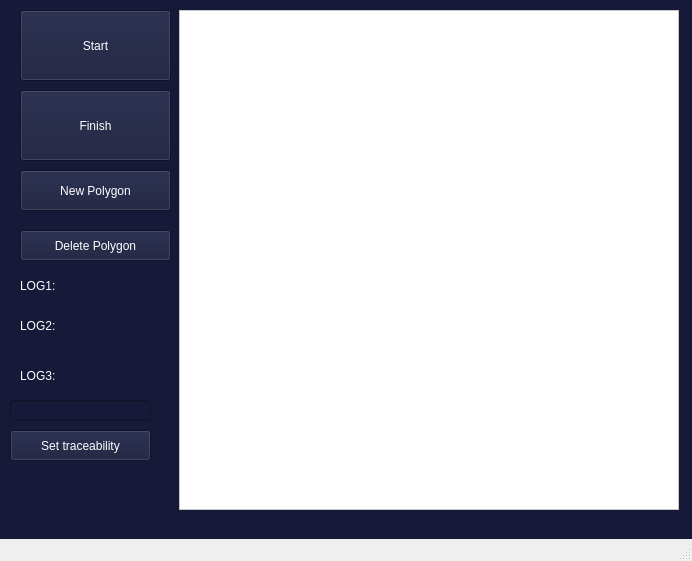
<?xml version="1.0" encoding="UTF-8"?>
<ui version="4.0">
 <class>MainWindow</class>
 <widget class="QMainWindow" name="MainWindow">
  <property name="geometry">
   <rect>
    <x>0</x>
    <y>0</y>
    <width>692</width>
    <height>561</height>
   </rect>
  </property>
  <property name="mouseTracking">
   <bool>false</bool>
  </property>
  <property name="windowTitle">
   <string>MainWindow</string>
  </property>
  <property name="autoFillBackground">
   <bool>false</bool>
  </property>
  <widget class="QWidget" name="centralwidget">
   <property name="styleSheet">
    <string notr="true">background-color: rgb(22, 26, 56);</string>
   </property>
   <widget class="QPushButton" name="StartButton">
    <property name="geometry">
     <rect>
      <x>20</x>
      <y>10</y>
      <width>151</width>
      <height>71</height>
     </rect>
    </property>
    <property name="styleSheet">
     <string notr="true">color: white;</string>
    </property>
    <property name="text">
     <string>Start</string>
    </property>
   </widget>
   <widget class="QPushButton" name="FinishButton">
    <property name="geometry">
     <rect>
      <x>20</x>
      <y>90</y>
      <width>151</width>
      <height>71</height>
     </rect>
    </property>
    <property name="styleSheet">
     <string>color: white;</string>
    </property>
    <property name="text">
     <string>Finish</string>
    </property>
   </widget>
   <widget class="QLabel" name="LogLabel_1">
    <property name="geometry">
     <rect>
      <x>20</x>
      <y>270</y>
      <width>151</width>
      <height>31</height>
     </rect>
    </property>
    <property name="styleSheet">
     <string>color: white;</string>
    </property>
    <property name="text">
     <string>LOG1: </string>
    </property>
   </widget>
   <widget class="QLabel" name="LogLabel_2">
    <property name="geometry">
     <rect>
      <x>20</x>
      <y>310</y>
      <width>151</width>
      <height>31</height>
     </rect>
    </property>
    <property name="styleSheet">
     <string>color: white;</string>
    </property>
    <property name="text">
     <string>LOG2: </string>
    </property>
   </widget>
   <widget class="QLabel" name="LogLabel_3">
    <property name="geometry">
     <rect>
      <x>20</x>
      <y>360</y>
      <width>151</width>
      <height>31</height>
     </rect>
    </property>
    <property name="styleSheet">
     <string notr="true">color: white;</string>
    </property>
    <property name="text">
     <string>LOG3: </string>
    </property>
   </widget>
   <widget class="MapQFrame" name="MapFrame">
    <property name="geometry">
     <rect>
      <x>179</x>
      <y>10</y>
      <width>500</width>
      <height>500</height>
     </rect>
    </property>
    <property name="styleSheet">
     <string notr="true">background-color: white;</string>
    </property>
    <property name="frameShape">
     <enum>QFrame::StyledPanel</enum>
    </property>
    <property name="frameShadow">
     <enum>QFrame::Raised</enum>
    </property>
   </widget>
   <widget class="QPushButton" name="NewPolygonButton">
    <property name="geometry">
     <rect>
      <x>20</x>
      <y>170</y>
      <width>151</width>
      <height>41</height>
     </rect>
    </property>
    <property name="styleSheet">
     <string>color: white;</string>
    </property>
    <property name="text">
     <string>New Polygon</string>
    </property>
   </widget>
   <widget class="QPushButton" name="SetTraceAbilityButton">
    <property name="geometry">
     <rect>
      <x>10</x>
      <y>430</y>
      <width>141</width>
      <height>31</height>
     </rect>
    </property>
    <property name="styleSheet">
     <string notr="true">color: rgb(255, 255, 255);</string>
    </property>
    <property name="text">
     <string>Set traceability</string>
    </property>
   </widget>
   <widget class="QLineEdit" name="_lineEdit">
    <property name="geometry">
     <rect>
      <x>10</x>
      <y>400</y>
      <width>141</width>
      <height>21</height>
     </rect>
    </property>
    <property name="styleSheet">
     <string notr="true">color: rgb(255, 255, 255);</string>
    </property>
    <property name="text">
     <string/>
    </property>
   </widget>
   <widget class="QPushButton" name="DeletePolygonButton">
    <property name="geometry">
     <rect>
      <x>20</x>
      <y>230</y>
      <width>151</width>
      <height>31</height>
     </rect>
    </property>
    <property name="styleSheet">
     <string notr="true">color: rgb(255, 255, 255);</string>
    </property>
    <property name="text">
     <string>Delete Polygon</string>
    </property>
   </widget>
  </widget>
  <widget class="QMenuBar" name="menubar">
   <property name="geometry">
    <rect>
     <x>0</x>
     <y>0</y>
     <width>692</width>
     <height>21</height>
    </rect>
   </property>
  </widget>
  <widget class="QStatusBar" name="statusbar"/>
 </widget>
 <customwidgets>
  <customwidget>
   <class>MapQFrame</class>
   <extends>QFrame</extends>
   <header location="global">mapqframe.h</header>
   <container>1</container>
  </customwidget>
 </customwidgets>
 <resources/>
 <connections/>
</ui>
